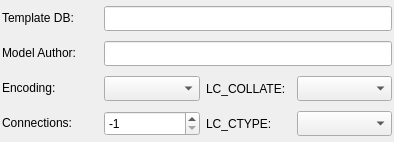
<?xml version="1.0" encoding="UTF-8"?>
<ui version="4.0">
 <class>BancoDadosWidget</class>
 <widget class="QWidget" name="BancoDadosWidget">
  <property name="geometry">
   <rect>
    <x>0</x>
    <y>0</y>
    <width>394</width>
    <height>142</height>
   </rect>
  </property>
  <property name="minimumSize">
   <size>
    <width>0</width>
    <height>0</height>
   </size>
  </property>
  <property name="windowTitle">
   <string>Form</string>
  </property>
  <layout class="QGridLayout" name="bancodados_grid">
   <property name="margin">
    <number>2</number>
   </property>
   <property name="spacing">
    <number>6</number>
   </property>
   <item row="0" column="0">
    <widget class="QLabel" name="bdmodelo_lbl">
     <property name="sizePolicy">
      <sizepolicy hsizetype="Fixed" vsizetype="Fixed">
       <horstretch>0</horstretch>
       <verstretch>0</verstretch>
      </sizepolicy>
     </property>
     <property name="minimumSize">
      <size>
       <width>96</width>
       <height>0</height>
      </size>
     </property>
     <property name="text">
      <string>Template DB:</string>
     </property>
    </widget>
   </item>
   <item row="0" column="1" colspan="3">
    <widget class="QLineEdit" name="bdmodelo_edt">
     <property name="minimumSize">
      <size>
       <width>0</width>
       <height>25</height>
      </size>
     </property>
    </widget>
   </item>
   <item row="1" column="0">
    <widget class="QLabel" name="autor_lbl">
     <property name="sizePolicy">
      <sizepolicy hsizetype="Fixed" vsizetype="Fixed">
       <horstretch>0</horstretch>
       <verstretch>0</verstretch>
      </sizepolicy>
     </property>
     <property name="text">
      <string>Model Author:</string>
     </property>
    </widget>
   </item>
   <item row="1" column="1" colspan="3">
    <widget class="QLineEdit" name="autor_edt">
     <property name="minimumSize">
      <size>
       <width>0</width>
       <height>25</height>
      </size>
     </property>
    </widget>
   </item>
   <item row="2" column="0">
    <widget class="QLabel" name="codificacao_lbl">
     <property name="sizePolicy">
      <sizepolicy hsizetype="Fixed" vsizetype="Fixed">
       <horstretch>0</horstretch>
       <verstretch>0</verstretch>
      </sizepolicy>
     </property>
     <property name="minimumSize">
      <size>
       <width>96</width>
       <height>0</height>
      </size>
     </property>
     <property name="text">
      <string>Encoding:</string>
     </property>
    </widget>
   </item>
   <item row="2" column="1">
    <widget class="QComboBox" name="codificacao_cmb">
     <property name="minimumSize">
      <size>
       <width>0</width>
       <height>25</height>
      </size>
     </property>
    </widget>
   </item>
   <item row="2" column="2">
    <widget class="QLabel" name="lccollate_lbl">
     <property name="sizePolicy">
      <sizepolicy hsizetype="Fixed" vsizetype="Preferred">
       <horstretch>0</horstretch>
       <verstretch>0</verstretch>
      </sizepolicy>
     </property>
     <property name="minimumSize">
      <size>
       <width>85</width>
       <height>0</height>
      </size>
     </property>
     <property name="font">
      <font>
       <weight>50</weight>
       <italic>false</italic>
       <bold>false</bold>
      </font>
     </property>
     <property name="text">
      <string>LC_COLLATE:</string>
     </property>
    </widget>
   </item>
   <item row="2" column="3">
    <widget class="QComboBox" name="lccollate_cmb">
     <property name="minimumSize">
      <size>
       <width>0</width>
       <height>25</height>
      </size>
     </property>
     <property name="insertPolicy">
      <enum>QComboBox::InsertAlphabetically</enum>
     </property>
    </widget>
   </item>
   <item row="3" column="0">
    <widget class="QLabel" name="limconexao_lbl">
     <property name="sizePolicy">
      <sizepolicy hsizetype="Fixed" vsizetype="Fixed">
       <horstretch>0</horstretch>
       <verstretch>0</verstretch>
      </sizepolicy>
     </property>
     <property name="minimumSize">
      <size>
       <width>96</width>
       <height>0</height>
      </size>
     </property>
     <property name="font">
      <font>
       <weight>50</weight>
       <italic>false</italic>
       <bold>false</bold>
      </font>
     </property>
     <property name="text">
      <string>Connections:</string>
     </property>
    </widget>
   </item>
   <item row="3" column="1">
    <widget class="QSpinBox" name="limconexao_sb">
     <property name="minimumSize">
      <size>
       <width>0</width>
       <height>25</height>
      </size>
     </property>
     <property name="minimum">
      <number>-1</number>
     </property>
     <property name="maximum">
      <number>65535</number>
     </property>
     <property name="value">
      <number>-1</number>
     </property>
    </widget>
   </item>
   <item row="3" column="2">
    <widget class="QLabel" name="lcctype_lbl">
     <property name="sizePolicy">
      <sizepolicy hsizetype="Fixed" vsizetype="Preferred">
       <horstretch>0</horstretch>
       <verstretch>0</verstretch>
      </sizepolicy>
     </property>
     <property name="minimumSize">
      <size>
       <width>70</width>
       <height>0</height>
      </size>
     </property>
     <property name="font">
      <font>
       <weight>50</weight>
       <italic>false</italic>
       <bold>false</bold>
      </font>
     </property>
     <property name="text">
      <string>LC_CTYPE:</string>
     </property>
    </widget>
   </item>
   <item row="3" column="3">
    <widget class="QComboBox" name="lcctype_cmb">
     <property name="minimumSize">
      <size>
       <width>0</width>
       <height>25</height>
      </size>
     </property>
     <property name="insertPolicy">
      <enum>QComboBox::InsertAlphabetically</enum>
     </property>
    </widget>
   </item>
  </layout>
 </widget>
 <resources/>
 <connections/>
</ui>
